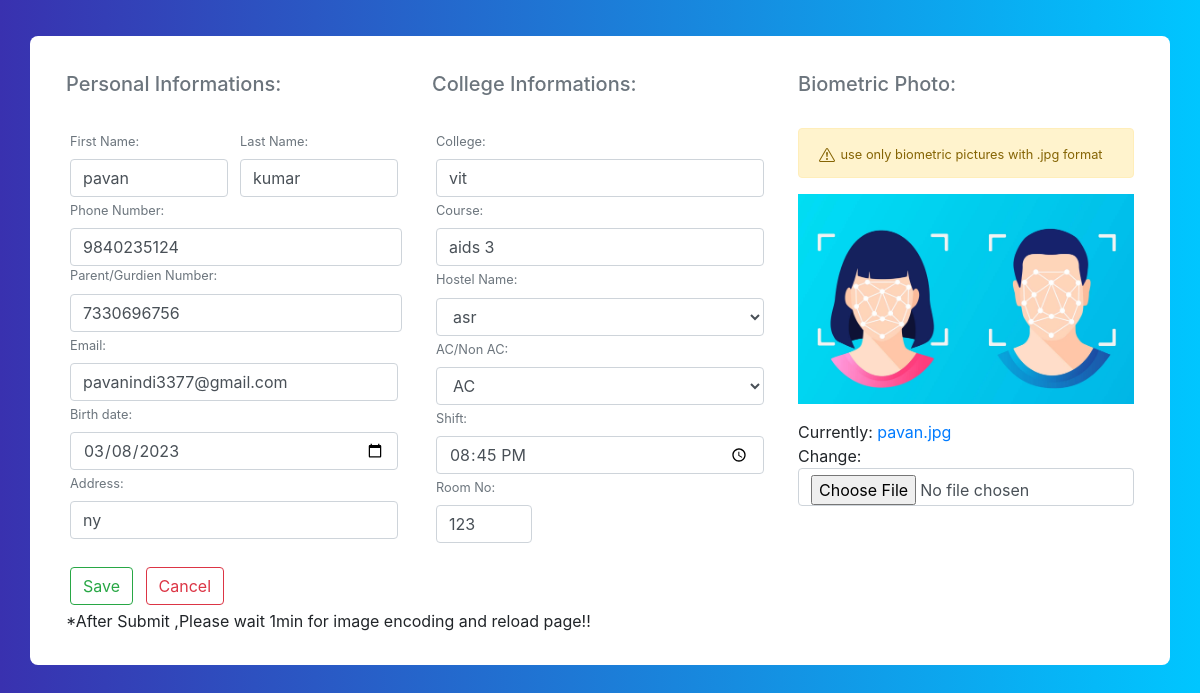
Screenshot of /edit_profile/9840235124/ (signed in) with the database file from the repository.
### core/models.py (models this page shows, shortened)
class Profile(models.Model):
    first_name = models.CharField(max_length=70)
    last_name = models.CharField(max_length=70)
    date = models.DateField()
    phone = models.BigIntegerField(primary_key=True)
    parentphone=models.BigIntegerField(null=True)
    email = models.EmailField()
    roomno = models.IntegerField()
    address = models.CharField(max_length=500,null=True)
    college = models.CharField(max_length=200)
    course = models.CharField(max_length=200,null=True)
    hostelname = models.CharField(choices=types,max_length=20,null=True,blank=False,default='employee')
    hosteltype=models.CharField(choices=H_types,max_length=20,null=True,blank=False,default='non_ac')
    present = models.BooleanField(default=False)
    image = models.ImageField()
    updated = models.DateTimeField(auto_now=True)
    shift = models.TimeField(default=datetime.time(20, 45))

### core/views.py (the view)
# urls.py: path('edit_profile/<int:id>/',edit_profile,name='edit_profile'),
@login_required
def edit_profile(request,id):
    profile = Profile.objects.get(pk=id)
    form = ProfileForm(instance=profile)
    try:
        if request.method == 'POST':
            form = ProfileForm(request.POST,request.FILES,instance=profile)
            if int(request.POST.get("phone"))!=profile.pk:
                messages.error(request,"Can't Change Your phone number!!")
                return redirect('profiles')
            image_path=str(profile.image)
            if form.is_valid():
                form.save()
                try:
                    encoding_image(str(int(request.POST.get("phone"))),request.FILES["image"])
                    if image_path!=str(request.FILES["image"]):
                        os.remove("media/"+image_path)
                    messages.success(request,'update image Sucessfully!')
                except:
                    messages.error(request,'update Sucessfully!')
                return redirect('profiles')
            else :
                messages.error(request,"Enter All the details !")
                return redirect('index')
    except Exception as e:
        messages.error(request,"Try again! add photo and phoneno")
    context={'form':form}
    return render(request,'core/add_profile.html',context)

### core/templates/core/add_profile.html (shortened to what this page needs)
{% extends "core/base.html" %}
{% load static %}
{% block content %}
{% if request.user.is_superuser %}
<head>
</head>
<body >
<div class = "bckgrnd" >
<div class="container emp-profile pb-3">
    <form name="form"  method="POST" action="." class="needs-validation" enctype='multipart/form-data'>
        <div class="row" >
            <div class="col-md-4" id="all1">
                <h5 class="text-muted">Personal Informations:</h5><br>
                <div class="d-flex justify-content-between">
                    <div class="m-1 mr-2">
                        <label class="text-muted"><small>First Name:</small></label>
                        {{ form.first_name }}
                    </div>
                    <div class="m-1">
                        <label class="text-muted"><small>Last Name:</small></label>
                        {{ form.last_name }}
                    </div>
                </div>
                <div class="ml-1">
                    <label class="text-muted"><small>Phone Number:</small></label>
                    {{ form.phone }}
                </div>
                <div class="ml-1">
                    <label class="text-muted"><small>Parent/Gurdien Number:</small></label>
                    {{ form.parentphone }}
                </div>
                <div class="m-1">
                    <label class="text-muted"><small>Email:</small></label>
                    {{ form.email }}
                </div>
                <div class="m-1">
                    <label class="text-muted"><small>Birth date:</small></label>
                    {{ form.date }}
                </div>
                <div class="m-1">
                    <label class="text-muted"><small>Address:</small></label>
                    {{ form.address }}
                </div>
            </div>
            <div class="col-md-4" id="all2">
                <h5 class="text-muted">College Informations:</h5><br>
                <div class="m-1">
                    <label class="text-muted"><small>College:</small></label>
                    {{ form.college }}
                </div>
                <div class="m-1">
                    <label class="text-muted"><small>Course:</small></label>
                    {{ form.course }}
                </div>
                <div class="m-1">
                    <label class="text-muted"><small>Hostel Name:</small></label>
                    {{ form.hostelname }}
                </div>
                <div class="m-1">
                    <label class="text-muted"><small>AC/Non AC:</small></label>
                    {{ form.hosteltype }}
                </div>
                <div class="m-1">
                    <label class="text-muted"><small>Shift:</small></label>
                    {{ form.shift }}
                </div>
                <div class="m-1" style="width: 6rem;">
                    <label class="text-muted"><small>Room No:</small></label>
                    {{ form.roomno }}
                </div>
            </div>
            <div class="col-md-4" id="all3">
                <h5 class="text-muted">Biometric Photo:</h5><br>
                <div>
                    <div class="alert alert-warning">
                        <small>use only biometric pictures with .jpg format</small>
                    </div>
                    <img src="{% static 'img/bio.jpg'%}" alt="" width="100%">
                </div>
                <div class="mt-3">
                    {{ form.image }}
                </div>
            </div>
        </div>
        <div class="mt-3" id="all4">
            <button type="submit" class="btn btn-outline-success m-1" onclick="loading()">Save</button>
            <a href="{% url 'profiles'%}"><button type="button" class="btn btn-outline-danger m-1">Cancel</button></a>
            <p>*After Submit ,Please wait 1min for image encoding and reload page!!</p>
        </div>
    </form>
</div>
</div>
{%else%}
<center><h1>Access Denied!!!</h1></center>
{% endif %}
{% endblock content %}

### static/css/details.css (style rules this page uses)
.emp-profile { padding: 3%; margin-top: 3%; margin-bottom: 3%; border-radius: 0.5rem; background: #fff; }

### static/css/body.css (style rules this page uses)
body { background: -webkit-linear-gradient(left, #3931af, #00c6ff); }

### rows the page displays
Profile: first_name "pavan", last_name "kumar", phone "9840235124", parentphone "7330696756", email "pavanindi3377@gmail.com", date "03/08/2023", address "ny", college "vit", course "aids 3", hostelname "asr", hosteltype "AC", shift "20:45:00", roomno "123"
